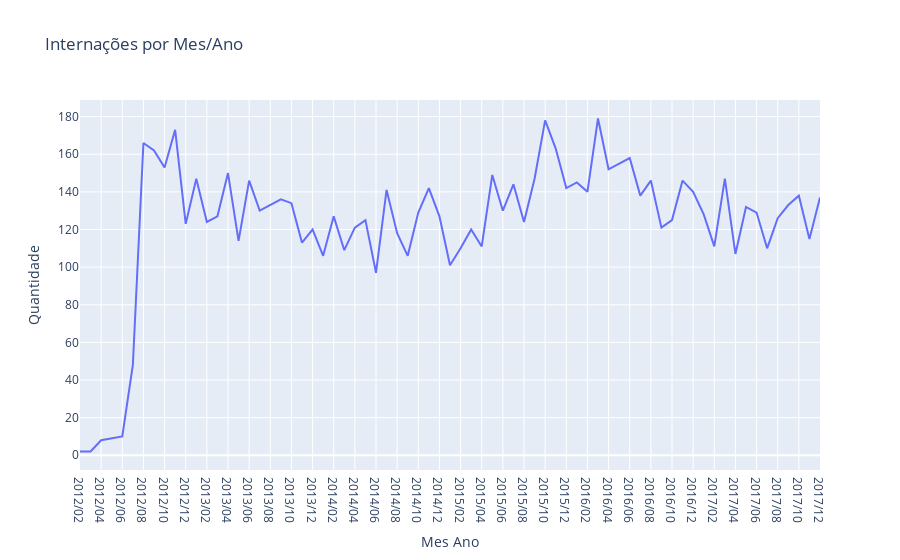

The notebook cell saved with this chart:
### Code cell
px.line(data_internacao, x='Mes Ano', y = 'Quantidade', title='Internações por Mes/Ano')

### Figure 1 — Plotly figure (JSON) as saved in the notebook; plotly's stock layout.template omitted (floating-point values rounded to 4 significant figures)
{"data": [{"hovertemplate": "Mes Ano=%{x}<br>Quantidade=%{y}<extra></extra>", "legendgroup": "", "line": {"color": "#636efa", "dash": "solid"}, "marker": {"symbol": "circle"}, "mode": "lines", "name": "", "orientation": "v", "showlegend": false, "type": "scatter", "x": ["2012/02", "2012/03", "2012/04", "2012/05", "2012/06", "2012/07", "2012/08", "2012/09", "2012/10", "2012/11", "2012/12", "2013/01", "2013/02", "2013/03", "2013/04", "2013/05", "2013/06", "2013/07", "2013/08", "2013/09", "2013/10", "2013/11", "2013/12", "2014/01", "2014/02", "2014/03", "2014/04", "2014/05", "2014/06", "2014/07", "2014/08", "2014/09", "2014/10", "2014/11", "2014/12", "2015/01", "2015/02", "2015/03", "2015/04", "2015/05", "2015/06", "2015/07", "2015/08", "2015/09", "2015/10", "2015/11", "2015/12", "2016/01", "2016/02", "2016/03", "2016/04", "2016/05", "2016/06", "2016/07", "2016/08", "2016/09", "2016/10", "2016/11", "2016/12", "2017/01", "2017/02", "2017/03", "2017/04", "2017/05", "2017/06", "2017/07", "2017/08", "2017/09", "2017/10", "2017/11", "2017/12"], "xaxis": "x", "y": [2, 2, 8, 9, 10, 48, 166, 162, 153, 173, 123, 147, 124, 127, 150, 114, 146, 130, 133, 136, 134, 113, 120, 106, 127, 109, 121, 125, 97, 141, 118, 106, 129, 142, 127, 101, 110, 120, 111, 149, 130, 144, 124, 147, 178, 163, 142, 145, 140, 179, 152, 155, 158, 138, 146, 121, 125, 146, 140, 128, 111, 147, 107, 132, 129, 110, 126, 133, 138, 115, 137], "yaxis": "y"}], "layout": {"legend": {"tracegroupgap": 0}, "title": {"text": "Internações por Mes/Ano"}, "xaxis": {"anchor": "y", "domain": [0, 1], "title": {"text": "Mes Ano"}}, "yaxis": {"anchor": "x", "domain": [0, 1], "title": {"text": "Quantidade"}}}}
